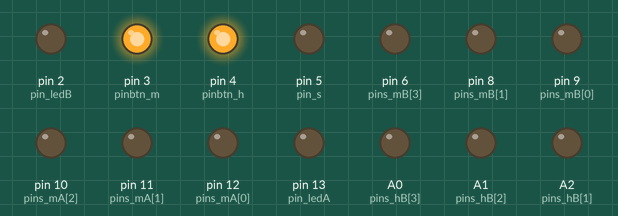
Recording of a sketch running on a simulated Arduino Uno, built with avr-gcc and run on an emulated ATmega328P. On the bench: output pins drawn as LEDs (lit = HIGH). What the sketch prints to the serial monitor is not drawn.

Above: at 0.1 s.
At 39.1 s:
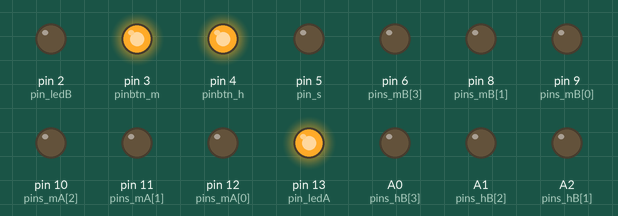
Timing chart, 0 to 40.0 s (numbered marks = the images above):
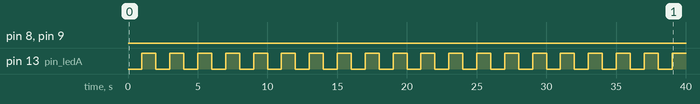

The sketch:

hodiny.ino
```cpp
// lower bits come first
const static int pins_hA[2] = { A5, A4 };
const static int pins_hB[4] = { A3, A2, A1, A0 };
const static int pins_mA[3] = { 12, 11, 10 };
const static int pins_mB[4] = { 9, 8, 5, 6 }; // XXX order switch
const static int pin_s = 5; // pwm
const static int pinbtn_h = 4;
const static int pinbtn_m = 3;
const static int pin_ledA = 13;
const static int pin_ledB = 2;

const static int second_length = 1000; // [ms], <1000 to make time go fast

static void init_pins() {
	pinMode(pins_hA[0], OUTPUT); digitalWrite(pins_hA[0], LOW);
	pinMode(pins_hA[1], OUTPUT); digitalWrite(pins_hA[1], LOW);
	pinMode(pins_hB[0], OUTPUT); digitalWrite(pins_hB[0], LOW);
	pinMode(pins_hB[1], OUTPUT); digitalWrite(pins_hB[1], LOW);
	pinMode(pins_hB[2], OUTPUT); digitalWrite(pins_hB[2], LOW);
	pinMode(pins_hB[3], OUTPUT); digitalWrite(pins_hB[3], LOW);

	pinMode(pins_mA[0], OUTPUT); digitalWrite(pins_hA[0], LOW);
	pinMode(pins_mA[1], OUTPUT); digitalWrite(pins_hA[1], LOW);
	pinMode(pins_mA[2], OUTPUT); digitalWrite(pins_hA[1], LOW);
	pinMode(pins_mB[0], OUTPUT); digitalWrite(pins_mB[0], LOW);
	pinMode(pins_mB[1], OUTPUT); digitalWrite(pins_mB[1], LOW);
	pinMode(pins_mB[2], OUTPUT); digitalWrite(pins_mB[2], LOW);
	pinMode(pins_mB[3], OUTPUT); digitalWrite(pins_mB[3], LOW);

	pinMode(pin_s, OUTPUT); digitalWrite(pin_s, LOW);
	pinMode(pin_ledA, OUTPUT); digitalWrite(pin_ledA, LOW);
	pinMode(pin_ledB, OUTPUT); digitalWrite(pin_ledB, LOW);

	pinMode(pinbtn_h, OUTPUT); digitalWrite(pinbtn_h, HIGH);
	pinMode(pinbtn_m, OUTPUT); digitalWrite(pinbtn_m, HIGH);
}

void write_digit_bits(unsigned char digit, const int pins[], int n_pins) {
	int i;
	for (i = 0; i < n_pins; i++)
		digitalWrite(pins[i], (digit >> i) & 1);
}


struct Time {
	int h, m, s, ms;
	unsigned long last_millis;

	Time() : h(0), m(0), s(0), ms(0), last_millis(0) {
		last_millis = millis();
	}

	void tick() {
		unsigned long new_millis = millis();
		ms += new_millis - last_millis;
		last_millis = new_millis;

		while (ms >= second_length)
			ms -= second_length, s += 1;
		if (s >= 60)
			s -= 60, m += 1;
		if (m >= 60)
			m -= 60, h += 1;
		if (h >= 24)
			h -= 24;
	}

	void display_time() {
		write_digit_bits(h / 10, pins_hA, 2);
		write_digit_bits(h % 10, pins_hB, 4);

		write_digit_bits(m / 10, pins_mA, 3);
		write_digit_bits(m % 10, pins_mB, 4);

		digitalWrite(pin_ledA, s % 2);
	}
};

Time t;


// sw debounce: if HIGH counter >50
unsigned long m_btn_debounce, h_btn_debounce;
const static int debounce = 50, repeat = 450; // [ms]

bool m_btn_is_pressed()
{
	unsigned char state = digitalRead(pinbtn_m);
	if (state == LOW) {
		m_btn_debounce++;
		if (m_btn_debounce == debounce) {
			return true;
		} else if (m_btn_debounce >= repeat) {
			m_btn_debounce = 0;
		}
	} else {
		m_btn_debounce = 0;
	}
	return false;
}

void handle_m_btn()
{
	if (!m_btn_is_pressed())
		return;
	t.m = (t.m + 1) % 60;
}


bool h_btn_is_pressed()
{
	unsigned char state = digitalRead(pinbtn_h);
	if (state == LOW) {
		h_btn_debounce++;
		if (h_btn_debounce == debounce) {
			return true;
		} else if (h_btn_debounce >= repeat) {
			h_btn_debounce = 0;
		}
	} else {
		h_btn_debounce = 0;
	}
	return false;
}

void handle_h_btn()
{
	if (!h_btn_is_pressed())
		return;
	t.h += 1;
}


void setup(void)
{
	init_pins();

	Serial.begin(9600);
	Serial.println("booted up");
}

void loop(void)
{
	t.tick();
	t.display_time();

	handle_m_btn();
	handle_h_btn();

	delay(1);
}
```

Measured:
- by itself, pin 13 (pin_ledA): alternates HIGH for 1.0 s and LOW for 1.0 s
